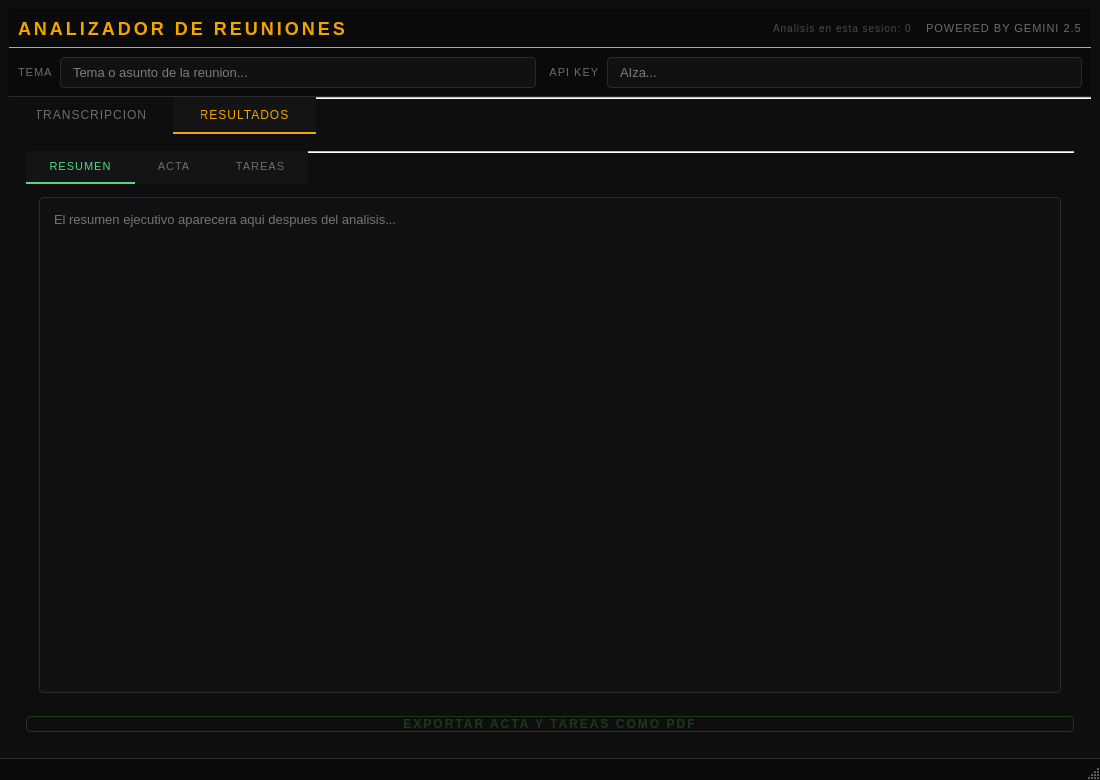
<?xml version="1.0" encoding="UTF-8"?>
<ui version="4.0">
 <class>MainWindow</class>
 <widget class="QMainWindow" name="MainWindow">
  <property name="geometry">
   <rect>
    <x>0</x>
    <y>0</y>
    <width>1100</width>
    <height>780</height>
   </rect>
  </property>
  <property name="windowTitle">
   <string>Analizador de Reuniones</string>
  </property>
  <property name="styleSheet">
   <string>QMainWindow, QWidget#centralwidget { background-color: #0e0e0f; }
QWidget { color: #e8e6e0; font-family: &quot;Segoe UI&quot;; font-size: 13px; }
QTabWidget::pane { border: 1px solid #2a2a2e; background-color: #141416; }
QTabBar::tab { background-color: #0e0e0f; color: #6b6b70; padding: 10px 28px; border: none; border-bottom: 2px solid transparent; font-size: 12px; letter-spacing: 1px; }
QTabBar::tab:selected { color: #f0a500; border-bottom: 2px solid #f0a500; background-color: #141416; }
QTabBar::tab:hover:!selected { color: #c8c6c0; }
QPlainTextEdit { background-color: #111113; border: 1px solid #2a2a2e; border-radius: 4px; color: #d8d6d0; padding: 10px; selection-background-color: #f0a500; selection-color: #0e0e0f; }
QPlainTextEdit:focus { border: 1px solid #f0a500; }
QLineEdit { background-color: #111113; border: 1px solid #2a2a2e; border-radius: 4px; color: #e8e6e0; padding: 6px 10px; }
QLineEdit:focus { border: 1px solid #f0a500; }
QGroupBox { border: 1px solid #2a2a2e; border-radius: 4px; margin-top: 14px; padding-top: 8px; font-size: 11px; letter-spacing: 1px; color: #6b6b70; }
QGroupBox::title { subcontrol-origin: margin; left: 12px; padding: 0 6px; }
QScrollBar:vertical { background: #111113; width: 8px; border: none; }
QScrollBar::handle:vertical { background: #2a2a2e; border-radius: 4px; min-height: 20px; }
QScrollBar::handle:vertical:hover { background: #f0a500; }
QScrollBar::add-line:vertical, QScrollBar::sub-line:vertical { height: 0px; }
QStatusBar { background-color: #0a0a0b; color: #6b6b70; border-top: 1px solid #2a2a2e; font-size: 11px; }
QFrame#frameHeader { background-color: #0a0a0b; border-bottom: 1px solid #f0a500; }
QFrame#frameControles { background-color: #0a0a0b; border-bottom: 1px solid #2a2a2e; }
QLabel#lblAppTitle { color: #f0a500; font-size: 18px; font-weight: bold; letter-spacing: 3px; }
QLabel#lblAppSubtitle { color: #6b6b70; font-size: 11px; letter-spacing: 1px; }
QLabel#lblTema { color: #6b6b70; font-size: 11px; letter-spacing: 1px; }
QLabel#lblApiKey { color: #6b6b70; font-size: 11px; letter-spacing: 1px; }
QLabel#lblEstadisticas { color: #4a4a50; font-size: 10px; letter-spacing: 1px; }
QFrame#frameDropZone { border: 2px dashed #2a2a2e; border-radius: 6px; background-color: #0d0d0f; }</string>
  </property>
  <widget class="QWidget" name="centralwidget">
   <layout class="QVBoxLayout" name="layoutPrincipal">
    <property name="spacing">
     <number>0</number>
    </property>
    <item>
     <widget class="QFrame" name="frameHeader">
      <layout class="QHBoxLayout" name="layoutHeader">
       <item>
        <widget class="QLabel" name="lblAppTitle">
         <property name="text">
          <string>ANALIZADOR DE REUNIONES</string>
         </property>
        </widget>
       </item>
       <item>
        <spacer name="spacerHeader">
         <property name="orientation">
          <enum>Qt::Orientation::Horizontal</enum>
         </property>
         <property name="sizeHint" stdset="0">
          <size>
           <width>40</width>
           <height>20</height>
          </size>
         </property>
        </spacer>
       </item>
       <item>
        <widget class="QLabel" name="lblEstadisticas">
         <property name="text">
          <string>Analisis en esta sesion: 0</string>
         </property>
        </widget>
       </item>
       <item>
        <widget class="QLabel" name="lblAppSubtitle">
         <property name="text">
          <string>  POWERED BY GEMINI 2.5</string>
         </property>
        </widget>
       </item>
      </layout>
     </widget>
    </item>
    <item>
     <widget class="QFrame" name="frameControles">
      <layout class="QHBoxLayout" name="layoutControles">
       <item>
        <widget class="QLabel" name="lblTema">
         <property name="text">
          <string>TEMA</string>
         </property>
        </widget>
       </item>
       <item>
        <widget class="QLineEdit" name="txtTema">
         <property name="placeholderText">
          <string>Tema o asunto de la reunion...</string>
         </property>
        </widget>
       </item>
       <item>
        <widget class="QLabel" name="lblApiKey">
         <property name="text">
          <string>  API KEY</string>
         </property>
        </widget>
       </item>
       <item>
        <widget class="QLineEdit" name="txtApiKey">
         <property name="echoMode">
          <enum>QLineEdit::EchoMode::Password</enum>
         </property>
         <property name="placeholderText">
          <string>AIza...</string>
         </property>
        </widget>
       </item>
      </layout>
     </widget>
    </item>
    <item>
     <widget class="QTabWidget" name="tabWidget">
      <property name="currentIndex">
       <number>1</number>
      </property>
      <property name="documentMode">
       <bool>true</bool>
      </property>
      <widget class="QWidget" name="tabTranscripcion">
       <attribute name="title">
        <string>TRANSCRIPCION</string>
       </attribute>
       <layout class="QVBoxLayout" name="layoutTab1">
        <property name="spacing">
         <number>10</number>
        </property>
        <property name="leftMargin">
         <number>16</number>
        </property>
        <property name="topMargin">
         <number>16</number>
        </property>
        <property name="rightMargin">
         <number>16</number>
        </property>
        <property name="bottomMargin">
         <number>16</number>
        </property>
        <item>
         <widget class="QFrame" name="frameDropZone">
          <layout class="QHBoxLayout" name="layoutDropZone">
           <item>
            <widget class="QLabel" name="lblDropHint">
             <property name="styleSheet">
              <string>color: #3a3a3e; font-size: 12px; letter-spacing: 1px;</string>
             </property>
             <property name="text">
              <string>Arrastra un archivo .txt o .docx aqui, o usa el boton</string>
             </property>
             <property name="alignment">
              <set>Qt::AlignmentFlag::AlignCenter</set>
             </property>
            </widget>
           </item>
           <item>
            <widget class="QPushButton" name="btnCargarArchivo">
             <property name="styleSheet">
              <string>QPushButton { background-color: transparent; color: #f0a500; border: 1px solid #f0a500; border-radius: 4px; padding: 8px 20px; font-size: 11px; letter-spacing: 1px; font-weight: bold; } QPushButton:hover { background-color: #f0a500; color: #0e0e0f; }</string>
             </property>
             <property name="text">
              <string>CARGAR ARCHIVO</string>
             </property>
            </widget>
           </item>
          </layout>
         </widget>
        </item>
        <item>
         <widget class="QPlainTextEdit" name="txtTranscripcion">
          <property name="font">
           <font>
            <family>Segoe UI</family>
            <pointsize>-1</pointsize>
           </font>
          </property>
          <property name="placeholderText">
           <string>La transcripcion aparecera aqui o podes escribirla directamente...</string>
          </property>
         </widget>
        </item>
        <item>
         <widget class="QPushButton" name="btnAnalizar">
          <property name="styleSheet">
           <string>QPushButton { background-color: #f0a500; color: #0e0e0f; border: none; border-radius: 4px; font-size: 13px; font-weight: bold; letter-spacing: 2px; } QPushButton:hover { background-color: #ffc107; } QPushButton:disabled { background-color: #2a2510; color: #5a5020; }</string>
          </property>
          <property name="text">
           <string>ANALIZAR CON GEMINI</string>
          </property>
         </widget>
        </item>
       </layout>
      </widget>
      <widget class="QWidget" name="tabResultados">
       <attribute name="title">
        <string>RESULTADOS</string>
       </attribute>
       <layout class="QVBoxLayout" name="layoutTab2">
        <property name="spacing">
         <number>10</number>
        </property>
        <property name="leftMargin">
         <number>16</number>
        </property>
        <property name="topMargin">
         <number>16</number>
        </property>
        <property name="rightMargin">
         <number>16</number>
        </property>
        <property name="bottomMargin">
         <number>16</number>
        </property>
        <item>
         <widget class="QTabWidget" name="tabResultadosInterno">
          <property name="styleSheet">
           <string>QTabWidget#tabResultadosInterno QTabBar::tab { padding: 8px 22px; font-size: 11px; letter-spacing: 1px; color: #6b6b70; background-color: #141416; border: none; border-bottom: 2px solid transparent; }
QTabWidget#tabResultadosInterno QTabBar::tab:selected { color: #4ade80; border-bottom: 2px solid #4ade80; }
QTabWidget#tabResultadosInterno QTabBar::tab:hover:!selected { color: #c8c6c0; }
QTabWidget#tabResultadosInterno QTabWidget::pane { border: 1px solid #2a2a2e; background-color: #111113; }</string>
          </property>
          <property name="documentMode">
           <bool>true</bool>
          </property>
          <widget class="QWidget" name="subTabResumen">
           <attribute name="title">
            <string>RESUMEN</string>
           </attribute>
           <layout class="QVBoxLayout" name="layoutSubResumen">
            <property name="leftMargin">
             <number>12</number>
            </property>
            <property name="topMargin">
             <number>12</number>
            </property>
            <property name="rightMargin">
             <number>12</number>
            </property>
            <property name="bottomMargin">
             <number>12</number>
            </property>
            <item>
             <widget class="QPlainTextEdit" name="txtResumen">
              <property name="readOnly">
               <bool>true</bool>
              </property>
              <property name="placeholderText">
               <string>El resumen ejecutivo aparecera aqui despues del analisis...</string>
              </property>
             </widget>
            </item>
           </layout>
          </widget>
          <widget class="QWidget" name="subTabActa">
           <attribute name="title">
            <string>ACTA</string>
           </attribute>
           <layout class="QVBoxLayout" name="layoutSubActa">
            <property name="leftMargin">
             <number>12</number>
            </property>
            <property name="topMargin">
             <number>12</number>
            </property>
            <property name="rightMargin">
             <number>12</number>
            </property>
            <property name="bottomMargin">
             <number>12</number>
            </property>
            <item>
             <widget class="QPlainTextEdit" name="txtActa">
              <property name="readOnly">
               <bool>true</bool>
              </property>
              <property name="placeholderText">
               <string>El acta formal generada aparecera aqui despues del analisis...</string>
              </property>
             </widget>
            </item>
           </layout>
          </widget>
          <widget class="QWidget" name="subTabTareas">
           <attribute name="title">
            <string>TAREAS</string>
           </attribute>
           <layout class="QVBoxLayout" name="layoutSubTareas">
            <property name="leftMargin">
             <number>12</number>
            </property>
            <property name="topMargin">
             <number>12</number>
            </property>
            <property name="rightMargin">
             <number>12</number>
            </property>
            <property name="bottomMargin">
             <number>12</number>
            </property>
            <item>
             <widget class="QPlainTextEdit" name="txtTareas">
              <property name="font">
               <font>
                <family>Segoe UI</family>
                <pointsize>-1</pointsize>
               </font>
              </property>
              <property name="readOnly">
               <bool>true</bool>
              </property>
              <property name="placeholderText">
               <string>Las tareas por participante apareceran aqui despues del analisis...</string>
              </property>
             </widget>
            </item>
           </layout>
          </widget>
         </widget>
        </item>
        <item>
         <widget class="QPushButton" name="btnExportarPDF">
          <property name="enabled">
           <bool>false</bool>
          </property>
          <property name="styleSheet">
           <string>QPushButton { background-color: transparent; color: #4ade80; border: 1px solid #4ade80; border-radius: 4px; font-size: 12px; font-weight: bold; letter-spacing: 2px; } QPushButton:hover { background-color: #4ade80; color: #0e0e0f; } QPushButton:disabled { color: #1a3a1a; border-color: #1a3a1a; }</string>
          </property>
          <property name="text">
           <string>EXPORTAR ACTA Y TAREAS COMO PDF</string>
          </property>
         </widget>
        </item>
       </layout>
      </widget>
     </widget>
    </item>
   </layout>
  </widget>
  <widget class="QStatusBar" name="statusbar"/>
 </widget>
 <resources/>
 <connections/>
</ui>
